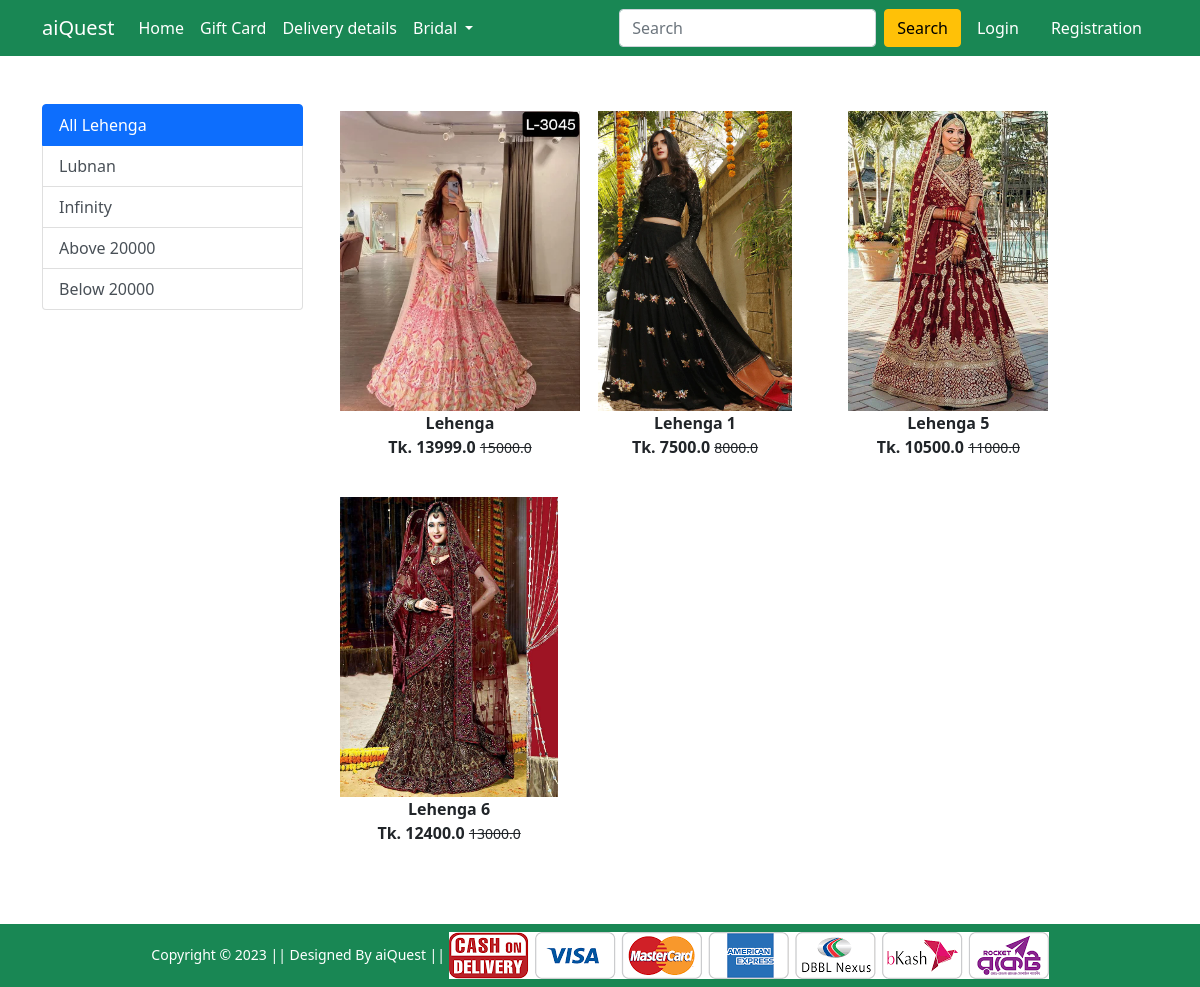
Page /lehenga/ on the earlier database version.
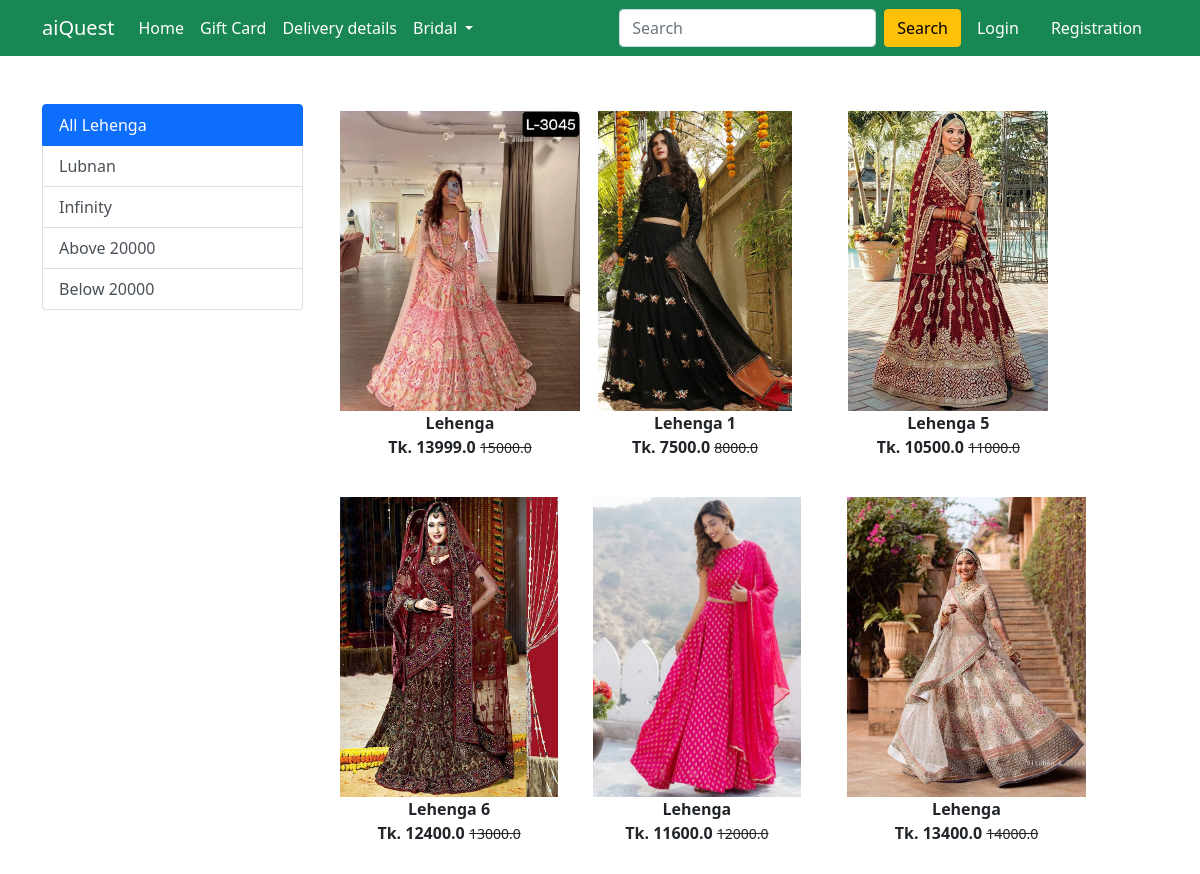
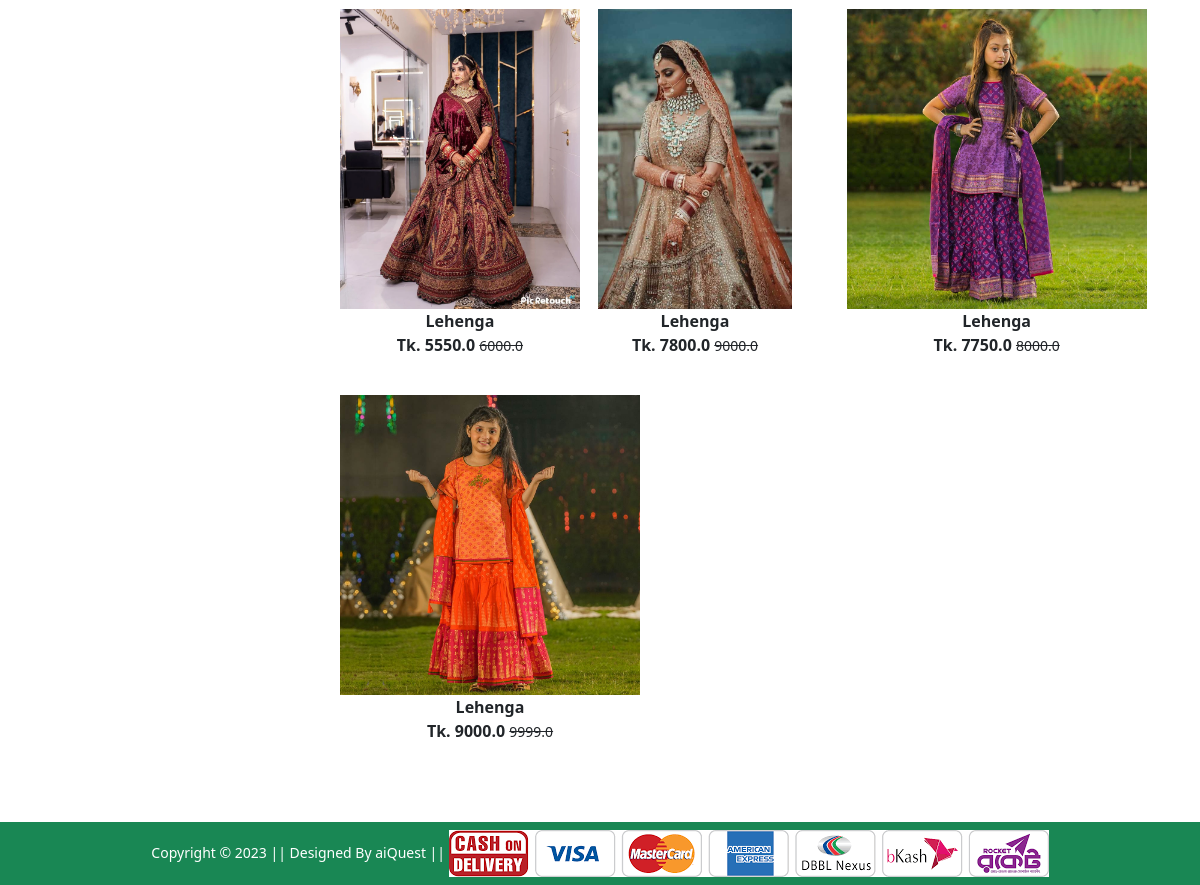
Same page on the later database version (2 pictures, top to bottom).
### Shop/models.py (models this page shows, shortened)
class Product(models.Model):
    title = models.CharField(max_length=100)
    selling_price = models.FloatField()
    discounted_price = models.FloatField()
    description = models.TextField()
    brand = models.CharField(max_length=100)
    category = models.CharField(choices=CATEGORY_CHOICES,max_length=2)
    product_image = models.ImageField(upload_to='productimg')

### Shop/views.py (the view)
# urls.py: path('lehenga/', views.lehenga, name='lehenga'),
def lehenga(request, data = None):
  if data == None:
   lehengas = Product.objects.filter(category="L")
  elif data == 'lubnan' or data == 'infinity':
   lehengas = Product.objects.filter(category = 'L').filter(brand = data)
  return render(request, 'Shop/lehenga.html', {'lehengas': lehengas})

### Shop/templates/Shop/lehenga.html (shortened to what this page needs)
{% extends 'Shop/base.html' %}
{% load static %}
{% block main-content %}
<div class="container my-5">
    <div class="row">
        <div class="col-sm-3">
            <div class="list-group">
                <a href="{% url 'lehenga' %}" class="list-group-item list-group-item-action active" aria-current="true">
                    All Lehenga
                </a>
                <a href="{% url 'lehengaitem' 'lubnan' %}" class="list-group-item list-group-item-action">Lubnan</a>
                <a href="{% url 'lehengaitem' 'infinity' %}" class="list-group-item list-group-item-action">Infinity</a>
                <a href="{% url 'lehengaitem' 'above' %}" class="list-group-item list-group-item-action">Above 20000</a>
                <a href="{% url 'lehengaitem' 'below' %}" class="list-group-item list-group-item-action">Below 20000</a>
            </div>
        </div>
        <div class="col-sm-8">
            <div class="row">
                {% for product in lehengas %}
                <div class="col-sm-4 text-center mb-4">
                    <a href="{% url 'product-detail' product.id %}" class="btn">
                        <div class="item">
                            <img src="{{product.product_image.url}}" alt="" height="300" class="">
                            <div class="fw-bold">{{product.title}}</div>
                            <div class="fw-bold">Tk. {{product.discounted_price}} <small
                                    class="fw-light text-decoration-line-through">{{product.selling_price}}</small>
                            </div>
                        </div>
                    </a>
                </div>
                {% endfor %}
            </div>
        </div>
    </div>
</div>
{% endblock main-content %}

### Shop/templates/Shop/base.html (shortened to what this page needs)
<!doctype html>
{% load static %}
<html lang="en">
<head>
    <link href="https://cdn.jsdelivr.net/npm/bootstrap@5.0.0-beta1/dist/css/bootstrap.min.css" rel="stylesheet"
>
    <link rel="stylesheet" href="{% static 'Shop/css/owl.carousel.min.css' %}">
    <link rel="stylesheet" href="{% static 'Shop/css/all.min.css' %}">
    <link rel="stylesheet" href="{% static 'Shop/css/style.css' %}">
</head>
<body>
    <nav class="navbar navbar-expand-lg navbar-dark bg-success">
        <div class="container">
            <a class="navbar-brand" href="/">aiQuest</a>
            <div class="collapse navbar-collapse" id="navbarSupportedContent">
                <ul class="navbar-nav me-auto mb-2 mb-lg-0">
                    <li class="nav-item">
                        <a class="nav-link active" aria-current="page" href="/">Home</a>
                    </li>
                    <li class="nav-item">
                        <a class="nav-link active" aria-current="page" href="#">Gift Card</a>
                    </li>
                    <li class="nav-item">
                        <a class="nav-link active" aria-current="page" href="#">Delivery details</a>
                    </li>
                    <li class="nav-item dropdown">
                        <a class="nav-link dropdown-toggle text-white" href="#" id="electronicsDropdown" role="button"
                            data-bs-toggle="dropdown" aria-expanded="false">
                            Bridal
                        </a>
                    </li>
                </ul>
                <form class="d-flex">
                    <input class="form-control me-2" type="search" placeholder="Search" aria-label="Search">
                    <button class="btn btn-warning" type="submit">Search</button>
                </form>
                <div>
                    <ul class="navbar-nav me-auto mb-2 mb-lg-0">
                        {% if request.user.is_authenticated %}
                        <li class="nav-item dropdown mx-2">
                            <a class="nav-link dropdown-toggle text-white" href="#" id="profileDropdown" role="button"
                            data-bs-toggle="dropdown" aria-expanded="false">
                            aiQuest
                        </a>
                        <ul class="dropdown-menu" aria-labelledby="profileDropdown">
                                <li><a class="dropdown-item" href="{% url 'profile' %}">Profile</a></li>
                                <li><a class="dropdown-item" href="{% url 'orders' %}">Orders</a></li>
                                <li><a class="dropdown-item" href="{% url 'changepassword' %}">Change Password</a></li>
                                <form action="{% url "logout" %}" method = "POST">
                                    {% csrf_token %}
                                    <li><button type="submit" class="dropdown-item">Logout</button></li>
                                </form>
                            </ul>
                        </li>
                        <li class="nav-item mx-2">
                            <a href="{% url 'add-to-cart' %}" class="nav-link text-white">
                            <span class="badge bg-danger">10</span> Cart </a>
                        </li>
                        {% else %}
                        <li class="nav-item mx-2">
                            <a href="{% url 'login' %}" class="nav-link text-white">Login</a>
                        </li>
                        <li class="nav-item mx-2">
                            <a href="{% url 'customerregistration' %}" class="nav-link text-white">Registration</a>
                        </li>
                        {% endif %}
                    </ul>
                </div>
            </div>
        </div>
    </nav>
    {% block main-content %} {% endblock main-content %}
    <footer class="container-fluid bg-success text-center p-2 mt-5">
        <small class="text-white">Copyright &copy; 2023 || Designed By aiQuest || </small>
        <img src="{% static 'Shop/images/paymentlogo.png' %}" alt="" srcset="" class="img-fluid" height="2px">
    </footer>
</body>
</html>

Differences in the rows shown:
added Product: product_image (picture), title "Lehenga", discounted_price "11600.0", selling_price "12000.0"
added Product: product_image (picture), title "Lehenga", discounted_price "13400.0", selling_price "14000.0"
added Product: product_image (picture), title "Lehenga", discounted_price "5550.0", selling_price "6000.0"
added Product: product_image (picture), title "Lehenga", discounted_price "7800.0", selling_price "9000.0"
added Product: product_image (picture), title "Lehenga", discounted_price "7750.0", selling_price "8000.0"
added Product: product_image (picture), title "Lehenga", discounted_price "9000.0", selling_price "9999.0"
